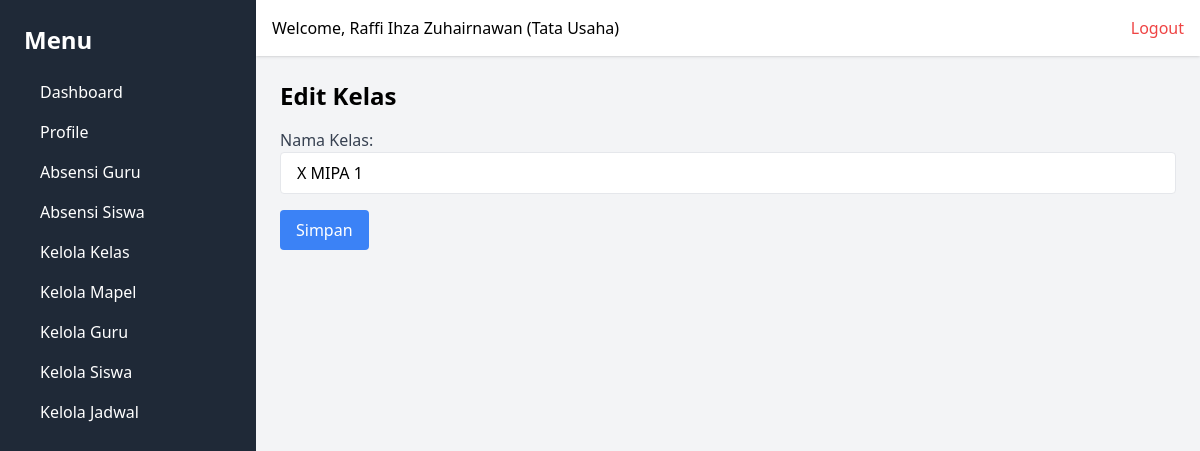
/kelas/edit/2/ (signed in), run on an earlier commit of the app's database.
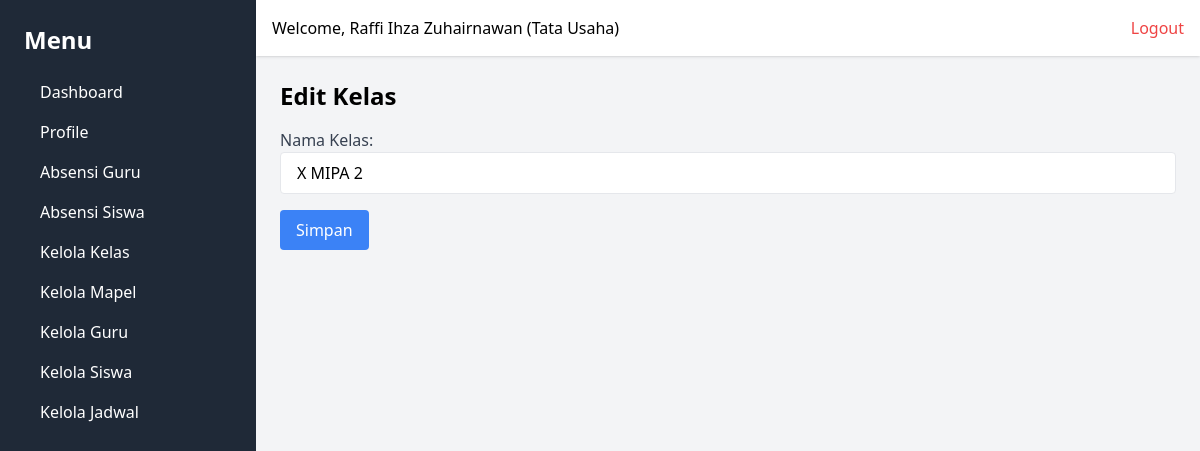
And on a later commit of the database.
### webabsensi/models.py (models this page shows, shortened)
class Class(models.Model):
    nama_kelas = models.CharField(max_length=50, unique=True)
    created_at = models.DateTimeField(auto_now_add=True)
    updated_at = models.DateTimeField(auto_now=True)

### webabsensi/views.py (the view)
        def wrapper(request, *args, **kwargs):
            user_id = request.session.get('user_id')
            if not user_id:
                messages.error(request, 'Anda harus login terlebih dahulu.')
                return redirect('login')
            user = User.objects.get(id=request.session['user_id'])
            if user.role not in allowed_roles:
                return render(request, '403.html', {'message': 'Anda tidak memiliki izin untuk mengakses halaman ini.'})
            request.user = user  # Tambahkan user ke request agar dapat digunakan di template
            return view_func(request, *args, **kwargs)

### webabsensi/views.py (called while the page is built, shortened)
def role_required(allowed_roles):
    def decorator(view_func):
        def wrapper(request, *args, **kwargs):
            user_id = request.session.get('user_id')
            if not user_id:
                messages.error(request, 'Anda harus login terlebih dahulu.')
                return redirect('login')
            user = User.objects.get(id=request.session['user_id'])
            if user.role not in allowed_roles:
                return render(request, '403.html', {'message': 'Anda tidak memiliki izin untuk mengakses halaman ini.'})
            request.user = user  # Tambahkan user ke request agar dapat digunakan di template
            return view_func(request, *args, **kwargs)
        return wrapper
    return decorator

@role_required(['Tata Usaha', 'Kepala Sekolah'])
def edit_class(request, class_id):
    kelas = get_object_or_404(Class, id=class_id)
    return render(request, 'classes/edit_class.html', {'kelas': kelas})

### webabsensi/templates/classes/edit_class.html (shortened to what this page needs)
{% extends "base.html" %}
{% block content %}
<h1 class="text-2xl font-bold mb-4">Edit Kelas</h1>
<form method="post">
    <div class="mb-4">
        <label for="nama_kelas" class="block text-gray-700">Nama Kelas:</label>
        <input type="text" id="nama_kelas" name="nama_kelas" value="{{ kelas.nama_kelas }}" class="w-full px-4 py-2 border rounded" required>
    </div>
    <button type="submit" class="bg-blue-500 text-white px-4 py-2 rounded">Simpan</button>
</form>
{% endblock %}

What changed in the data, as far as the page shows it:
changed Class: nama_kelas "X MIPA 1" → "X MIPA 2"
